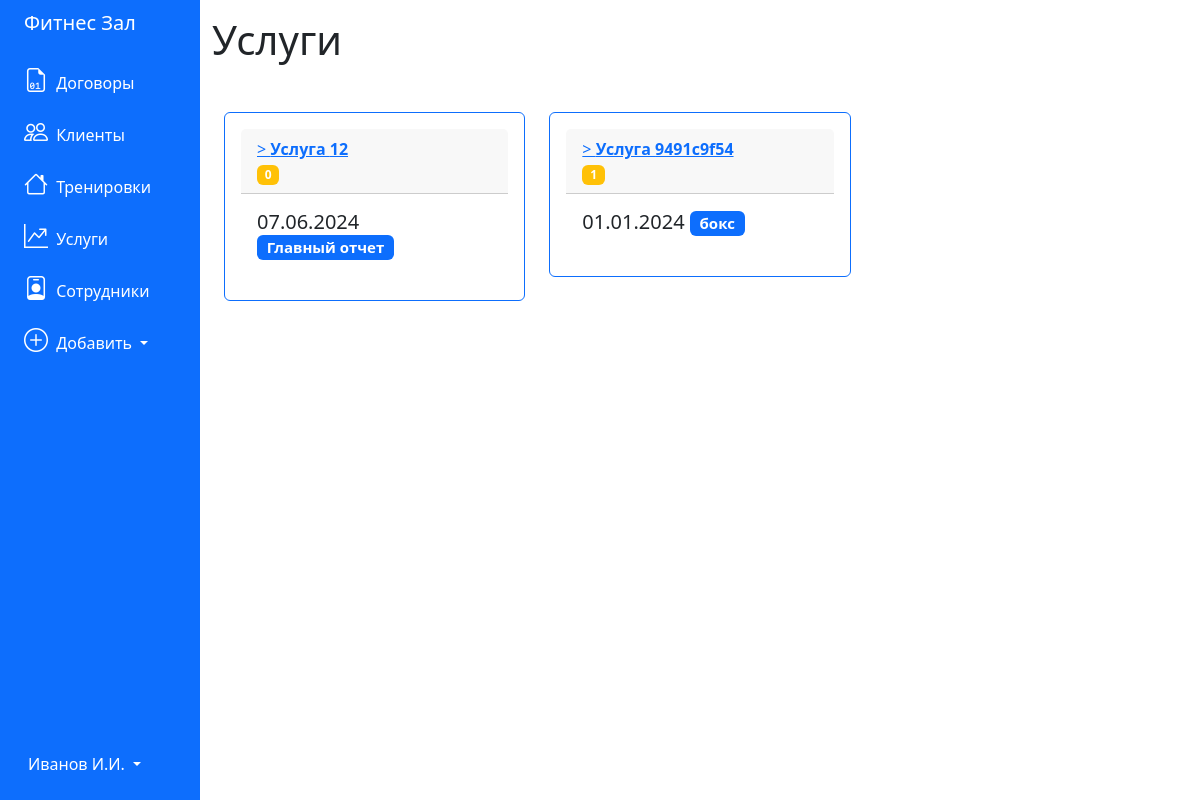
The page /reports on the database as committed earlier.
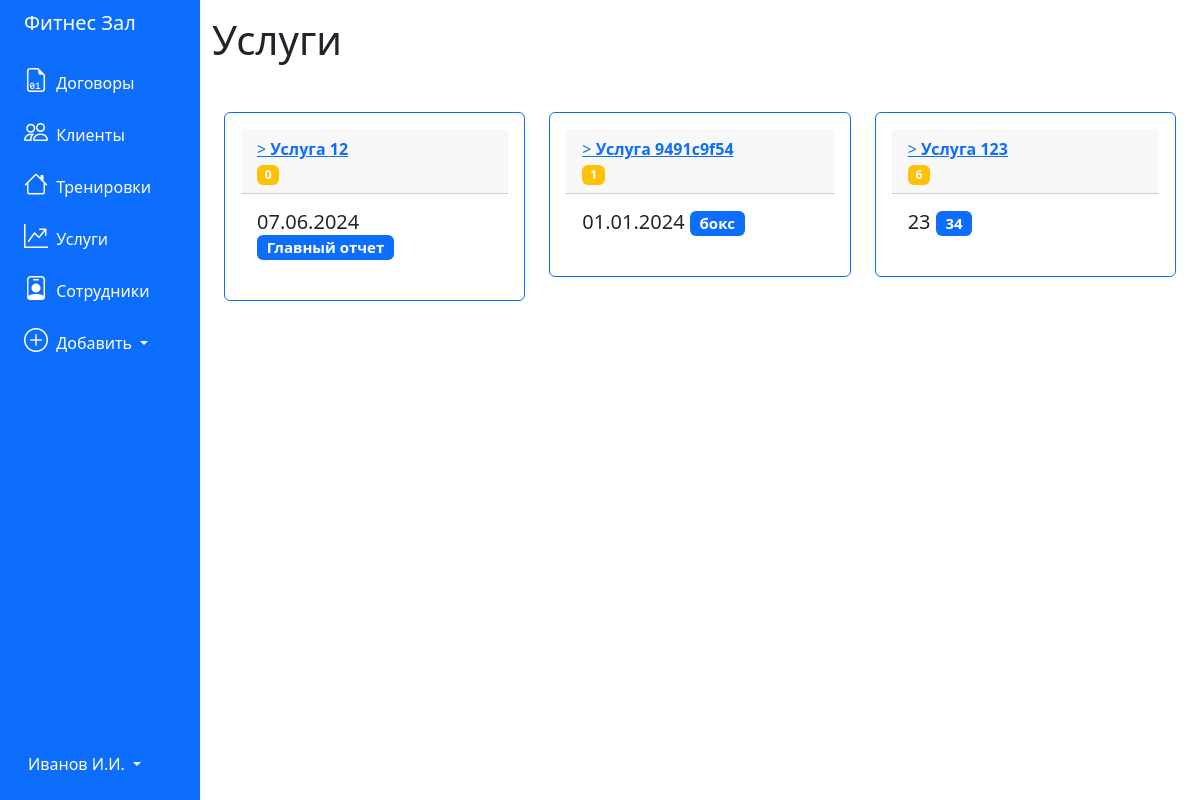
The same page on the database as committed later.
### tables this page shows
CREATE TABLE 'reports' (
	"id_report" INTEGER PRIMARY KEY AUTOINCREMENT,
	'number' TEXT,
	'date' TEXT,
	'report_type' TEXT,
	'description' TEXT,
	'employee_id' INTEGER
);

### app.py (the view)
@app.route('/reports')
def reports():
    conn = get_db_connection()
    pos = conn.execute("""SELECT * FROM reports""").fetchall()
    conn.close()
    return render_template('reports.html', reports=pos)

### app.py (called while the page is built)
def get_db_connection():
    conn = sqlite3.connect('../kyrs/database.db')
    conn.row_factory = sqlite3.Row
    return conn

### templates/reports.html
{% extends 'base.html' %}
{% block content %}
<h1>{% block title %} Услуги {% endblock %}</h1>
<div class="container mt-5 mb-3">
    <div class="row">
        {% for report in reports %}
        <div class="col-md-4">
            <div class="card p-3 mb-2 border-primary">
                <div class="card-header">
                    <a href="{{ url_for('report', report_id=report['id_report']) }}">>
                        <b>Услуга {{ report['number'] }}</b>
                    </a>
                    <br>
                    <span class="badge bg-warning">{{ report['employee_id'] }}</span>
                </div>
                <div class="card-body">
                    <h5 class="card-title">{{ report['date'] }} <span class="badge bg-primary">{{
                            report['description'] }} </span></h5>
                </div>
            </div>
        </div>
        {% endfor %}
    </div>
</div>
{% endblock %}

### templates/base.html (shortened to what this page needs)
<!doctype html>
<html lang="en">
<head>
    <link rel="stylesheet" href="https://cdn.jsdelivr.net/npm/bootstrap@5.3.3/dist/css/bootstrap.min.css"
>
    <link rel="stylesheet" href="https://cdn.jsdelivr.net/npm/bootstrap-icons@1.11.3/font/bootstrap-icons.min.css">
</head>
<body>
    <div class="container-fluid">
        <div class="row flex-nowrap">
            <div class="col-auto col-md-3 col-xl-2 px-sm-2 px-0 bg-primary">
                <div class="d-flex flex-column align-items-center align-items-sm-start px-3 pt-2  min-vh-100">
                    <a href="/"
                        class="d-flex align-items-center pb-3 mb-md-0 me-md-auto text-white text-decoration-none">
                        <span class="fs-5 d-none d-sm-inline">Фитнес Зал</span>
                    </a>
                    <ul class="nav nav-pills flex-column mb-sm-auto mb-0 align-items-center align-items-sm-start"
                        id="menu">
                        <li>
                            <a href="/contracts" class="nav-link px-0 align-middle text-white">
                            <i class="fs-4 bi-file-earmark-binary"></i> <span class="ms-1 d-none d-sm-inline">Договоры</span></a>
                        </li>
                        <li>
                            <a href="/clients" class="nav-link px-0 align-middle text-white">
                            <i class="fs-4 bi-people"></i> <span class="ms-1 d-none d-sm-inline">Клиенты</span></a>
                        </li>
                        <li>
                            <a href="/trainings" class="nav-link px-0 align-middle text-white">
                            <i class="fs-4 bi-house"></i> <span class="ms-1 d-none d-sm-inline">Тренировки</span></a>
                        </li>
                        <li>
                            <a href="/reports" class="nav-link px-0 align-middle text-white">
                            <i class="fs-4 bi-graph-up-arrow"></i> <span class="ms-1 d-none d-sm-inline">Услуги</span></a>
                        </li>
                        <li>
                            <a href="/employees" class="nav-link px-0 align-middle text-white">
                            <i class="fs-4 bi-person-badge"></i> <span class="ms-1 d-none d-sm-inline">Сотрудники</span></a>
                        </li>
                        <li class="dropdown pb-4">
                            <a href="#" class="nav-link px-0 align-middle text-white dropdown-toggle"
                                id="dropdownCreate" data-bs-toggle="dropdown" aria-expanded="false">
                                <i class="fs-4 bi-plus-circle"></i> <span class="ms-1 d-none d-sm-inline">Добавить </span>
                            </a>
                        </li>
                    </ul>
                    <div class="dropdown pb-4">
                        <a href="#" class="d-flex align-items-center text-white text-decoration-none dropdown-toggle"
                            id="dropdownUser" data-bs-toggle="dropdown" aria-expanded="false">
                            <span class="d-none d-sm-inline mx-1">Иванов И.И.</span>
                        </a>
                    </div>
                </div>
            </div>
            <div class="col py-3">
                {% block content %} {% endblock %}
            </div>
        </div>
    </div>
</body>

Rows that differ between the two databases and show on the page:
added reports: number "123", employee_id "6", date "23", description "34"
